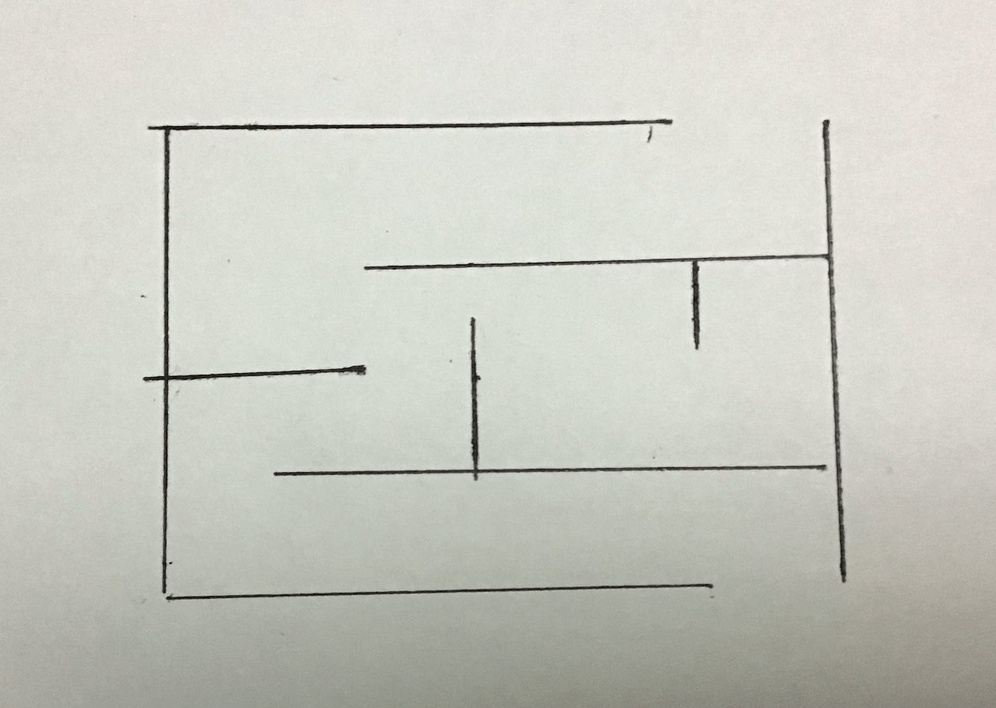
#> input picture experiment/loll.jpeg, 996 x 708 px, shrunk from 1246 x 886 before the run
$ python generateMap.py
#> lines starting #> are read from the running program, lines starting #| are printed output that depends on the picture; after the words box and inside, x2 and y2 are one past the last pixel; in counts of white or black regions, pixels touching at a corner belong together
import cv2
import numpy as np
import math

def longestVerticalLine(key,arr):
    ls = []
    for line in arr:
        ls.append(line[1])
        ls.append(line[3])
    ls = sorted(ls)
    return key,ls[0],key,ls[len(ls)-1]
def longestHoriLine(key,arr):
    ls = []
    for line in arr:
        ls.append(line[0])
        ls.append(line[2])
    ls = sorted(ls)
    return ls[0],key,ls[len(ls)-1],key


img = cv2.imread('loll.jpeg')
#> img is the input picture: shape (708, 996, 3); mean B, G, R 194, 202.7, 201.6
gray = cv2.cvtColor(img,cv2.COLOR_BGR2GRAY)
edges = cv2.Canny(gray,50,200,apertureSize = 3)
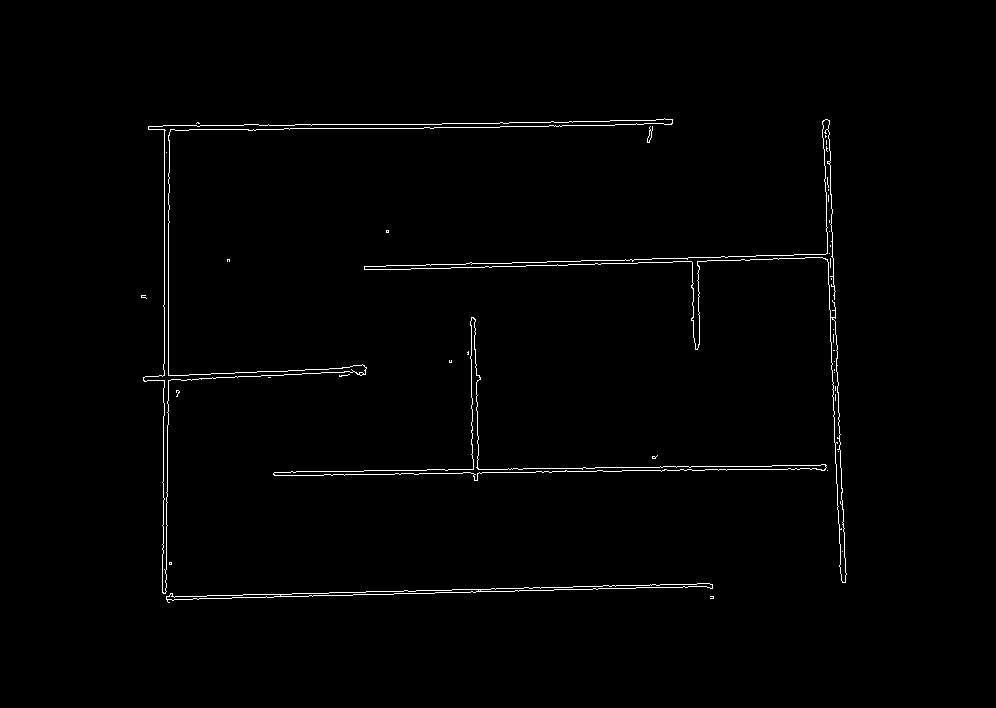
#> edges: shape (708, 996); 1% white in thin lines or dots, all inside (x1, y1, x2, y2) = (141, 118, 847, 603)
lines = cv2.HoughLinesP(
    edges,
    rho=6,
    theta=np.pi / 180,
    threshold=120,
    lines=np.array([]),
    minLineLength=50,
    maxLineGap=40
)
#> lines = 58 rows, first 6: [646, 467, 840, 464], [305, 596, 480, 590], [164, 130, 304, 128], [830, 224, 834, 350], [244, 124, 441, 124], [623, 260, 832, 253]
hori_line = []
vertical_line = []
for line in lines:
    for x1,y1,x2,y2 in line:
        if x1 != x2:
            slope = (y2 - y1) / (x2 - x1) # <-- Calculating the slope.
            if abs(slope) < 0.5:
               hori_line.append([x1, y1, x2, y2])
            else:
                vertical_line.append([x1, y1, x2, y2])
#> this loop made 58 passes
#> line on passes 1 to 12: [[646, 467, 840, 464]], [[305, 596, 480, 590]], [[164, 130, 304, 128]], [[830, 224, 834, 350]], [[244, 124, 441, 124]], [[623, 260, 832, 253]], [[828, 120, 842, 524]], [[168, 259, 170, 125]], [[414, 474, 488, 472]], [[603, 585, 659, 585]], [[530, 126, 672, 122]], [[164, 415, 164, 125]]
#> after the loop, hori_line = 40 items, first 6: [646, 467, 840, 464], [305, 596, 480, 590], [164, 130, 304, 128], [244, 124, 441, 124], [623, 260, 832, 253], [414, 474, 488, 472]; vertical_line = 16 items, first 6: [830, 224, 834, 350], [828, 120, 842, 524], [168, 259, 170, 125], [167, 426, 168, 370], [823, 120, 837, 509], [166, 492, 170, 375]


hori_line = sorted(hori_line,key=lambda x: x[1])
#> hori_line = 40 items, first 6: [594, 121, 664, 118], [593, 121, 672, 119], [555, 122, 611, 120], [244, 124, 441, 124], [587, 125, 652, 126], [530, 126, 672, 122]
usy = hori_line[0][1]
#> usy = 121
udict = {}
udict[usy] = [hori_line[0]]
for line in hori_line:
     if abs(usy - line[1]) < 100:
         arr = udict[usy]
         arr.append(line)
         udict[usy] = arr
     else:
        usy =  line[1]
        udict[usy] = [line]
#> this loop made 40 passes
#> line on passes 2, 11, 12, 18, 19, 29, 30, 32, 33: [593, 121, 672, 119], [600, 260, 765, 255], [730, 260, 832, 255], [284, 374, 365, 372], [145, 376, 210, 374], [414, 474, 488, 472], [288, 475, 343, 474], [636, 587, 712, 587], [529, 588, 700, 583]
#> (line, usy) on passes 10, 17, 28, 31: ([623, 260, 832, 253], 260), ([275, 371, 364, 365], 371), ([542, 472, 621, 467], 472), ([603, 585, 659, 585], 585)
#> after the loop, udict = 5 items

vertical_line = sorted(vertical_line,key=lambda x: x[0])
#> vertical_line = 16 items, first 6: [162, 525, 165, 593], [162, 570, 164, 498], [163, 502, 168, 602], [165, 592, 167, 466], [166, 492, 170, 375], [166, 497, 171, 599]
usy1 = vertical_line[0][0]
#> usy1 = 162
udict1 = {}
udict1[usy1] = [vertical_line[0]]
for line in vertical_line:
    if abs(usy1 - line[0]) < 100:
            arr = udict1[usy1]
            arr.append(line)
            udict1[usy1] = arr
    else:
        usy1 =  line[0]
        udict1[usy1] = [line]
#> this loop made 16 passes
#> line on passes 2, 11, 14, 15: [162, 570, 164, 498], [474, 318, 477, 480], [828, 120, 842, 524], [830, 224, 834, 350]
#> (line, usy1) on passes 10, 12, 13: ([470, 357, 474, 480], 470), ([697, 263, 698, 314], 697), ([823, 120, 837, 509], 823)
#> after the loop, udict1 = 4 items

for key in udict1.keys():
    x1,y1,x2,y2 = longestVerticalLine(key,udict1[key])
    cv2.line(img,(x1,y1),(x2,y2),(0,255,0),2)
#> this loop made 4 passes
#> (key, ls in longestVerticalLine, x1, y1, x2, y2) on passes 2 to 4: (470, [318, 357, 480, 480], 470, 318, 470, 480), (697, [263, 314], 697, 263, 697, 314), (823, [120, 120, 224, 291, 350, 509, 524, 582], 823, 120, 823, 582)
#> (key, x1, y1, x2, y2) on pass 1: (162, 162, 125, 162, 602)
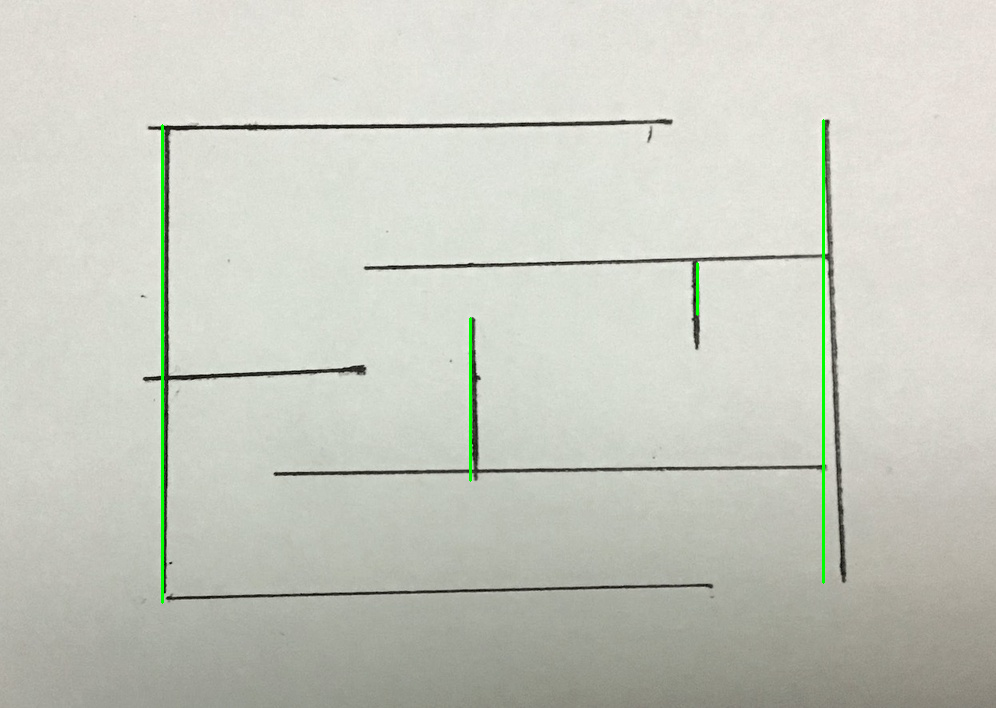
#> img: shape (708, 996, 3); 0.49% of pixels changed, all inside (x1, y1, x2, y2) = (161, 119, 825, 604)

for key in udict.keys():
    x1,y1,x2,y2 =  longestHoriLine(key,udict[key])
    cv2.line(img,(x1,y1),(x2,y2),(0,255,0),2)
#> this loop made 5 passes
#> (key, x1, y1, x2, y2) on passes 1, 2, 3, 5: (121, 164, 121, 672, 121), (260, 376, 260, 832, 260), (371, 143, 371, 841, 371), (585, 166, 585, 712, 585)
#> (key, ls in longestHoriLine, x1, y1, x2, y2) on pass 4: (472, [288, 343, 414, 488, 542, 621], 288, 472, 621, 472)
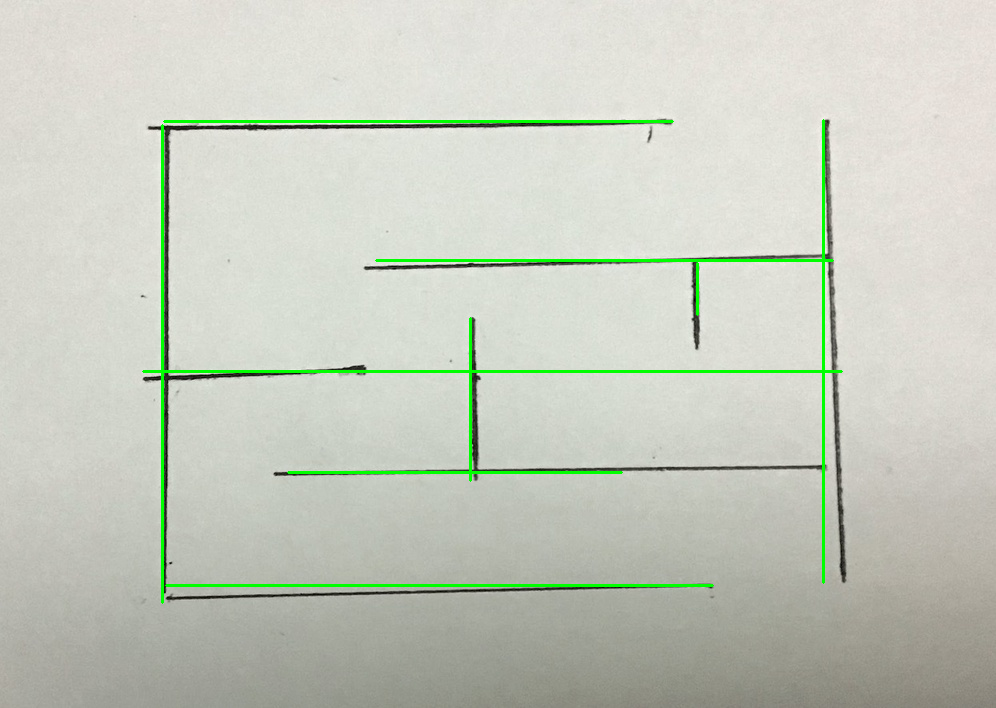
#> img: shape (708, 996, 3); 1.08% of pixels changed, all inside (x1, y1, x2, y2) = (142, 120, 843, 587)
cv2.imshow('done',img)
cv2.waitKey()

$ run again, with experiment/yoyo.jpeg copied over experiment/loll.jpeg
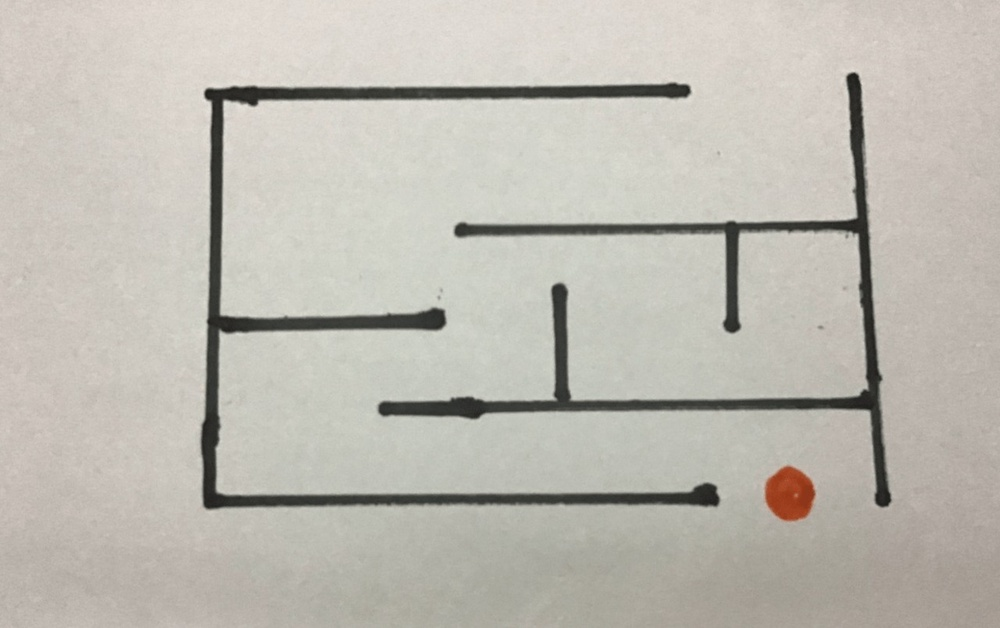
#> input picture experiment/yoyo.jpeg, 1000 x 628 px, shrunk from 1280 x 804 before the run
#> img is the input picture: shape (628, 1000, 3); mean B, G, R 178, 186.6, 190
#> `edges = cv2.Canny(gray,50,200,apertureSize = 3)`:
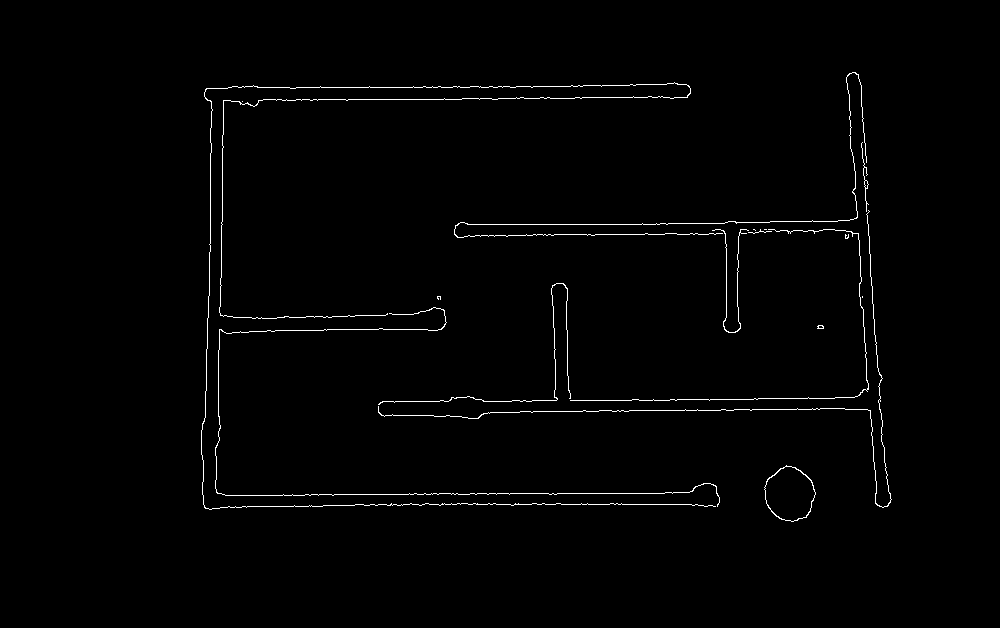
#> edges: shape (628, 1000); 1.1% white in thin lines or dots, all inside (x1, y1, x2, y2) = (201, 72, 892, 522)
#> lines = 47 rows, first 6: [283, 494, 556, 494], [355, 504, 718, 504], [587, 235, 868, 230], [847, 75, 877, 505], [584, 224, 867, 220], [876, 342, 888, 505]
#> the loop `for line in lines:` made 47 passes
#> after the loop `for line in lines:`: hori_line = 31 items, first 6: [283, 494, 556, 494], [355, 504, 718, 504], [587, 235, 868, 230], [584, 224, 867, 220], [673, 410, 879, 407], [263, 99, 497, 99]; vertical_line = [[847, 75, 877, 505], [876, 342, 888, 505], [210, 183, 213, 88], [219, 312, 222, 207], [862, 142, 884, 462], [202, 494, 210, 246], [209, 100, 210, 154], [221, 235, 223, 100], [551, 288, 558, 411], [562, 283, 567, 342], [216, 456, 217, 508], [863, 118, 864, 186]]
#> `hori_line = sorted(hori_line,key=lambda x: x[1])`: hori_line = 31 items, first 6: [245, 86, 295, 88], [426, 87, 677, 83], [481, 87, 532, 87], [354, 87, 459, 86], [523, 97, 574, 98], [602, 97, 673, 98]
#> `usy = hori_line[0][1]`: usy = 86
#> the loop `for line in hori_line:` made 31 passes
#> line on passes 2, 3, 9, 10, 15: [426, 87, 677, 83], [481, 87, 532, 87], [715, 229, 813, 230], [587, 235, 868, 230], [267, 330, 326, 330]
#> after the loop `for line in hori_line:`: udict = 4 items
#> `vertical_line = sorted(vertical_line,key=lambda x: x[0])`: vertical_line = [[202, 494, 210, 246], [209, 100, 210, 154], [210, 183, 213, 88], [216, 456, 217, 508], [219, 312, 222, 207], [221, 235, 223, 100], [551, 288, 558, 411], [562, 283, 567, 342], [847, 75, 877, 505], [862, 142, 884, 462], [863, 118, 864, 186], [876, 342, 888, 505]]
#> `usy1 = vertical_line[0][0]`: usy1 = 202
#> the loop `for line in vertical_line:` made 12 passes
#> line on passes 2, 8, 10, 11: [209, 100, 210, 154], [562, 283, 567, 342], [862, 142, 884, 462], [863, 118, 864, 186]
#> after the loop `for line in vertical_line:`: udict1 = 3 items
#> the loop `for key in udict1.keys():` made 3 passes
#> (key, ls in longestVerticalLine, x1, y1, x2, y2) on passes 2 to 3: (551, [283, 288, 342, 411], 551, 283, 551, 411), (847, [75, 118, 142, 186, 342, 462, 505, 505], 847, 75, 847, 505)
#> the loop `for key in udict.keys():` made 4 passes
#> (key, x1, y1, x2, y2) on passes 1, 3, 4: (86, 245, 86, 677, 86), (329, 207, 329, 879, 329), (492, 203, 492, 718, 492)
#> after the loop `for key in udict.keys():`:
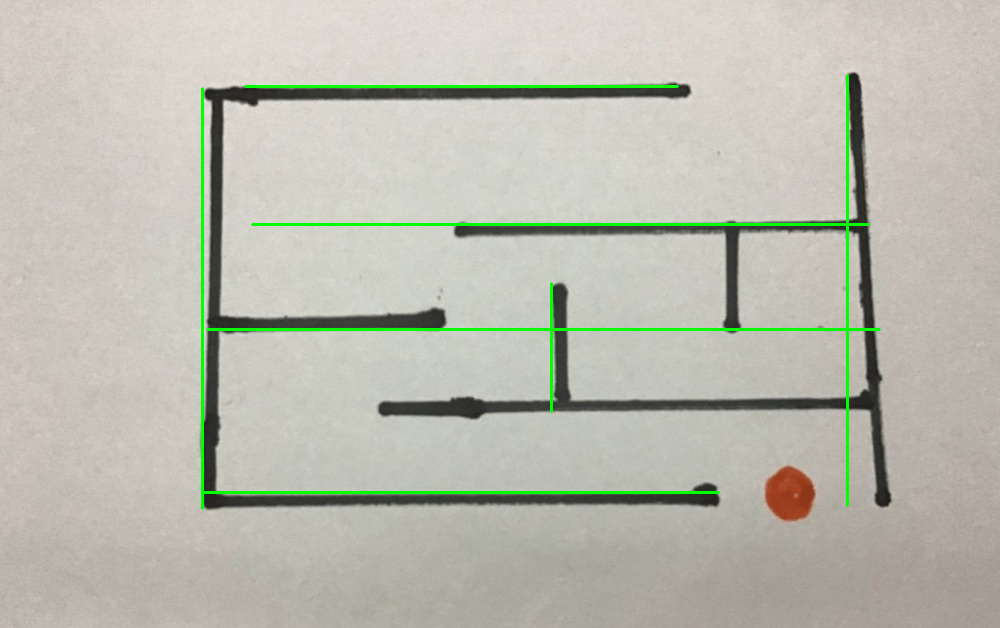
#> img: shape (628, 1000, 3); mean B, G, R 175.7, 188, 187.5
